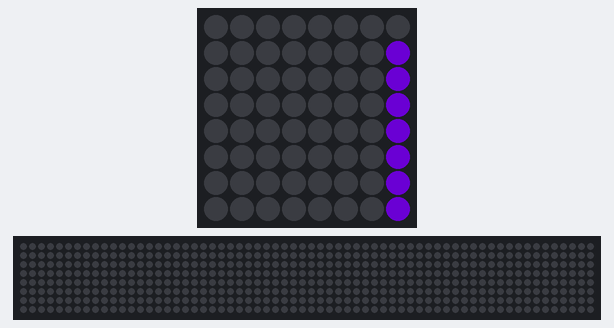
Bench run of a program on a simulated Raspberry Pi (BCM pin numbers) with a Sense HAT. Shown: the Sense HAT's 8×8 RGB LED matrix, a strip that is not on the board, showing the scrolling text unrolled. Dim RGB values are drawn brighter than linear; random numbers come from a fixed seed; the 64×8 strip is a reading aid, not a part: it shows the text the matrix is scrolling, unrolled, one strip-width of it at a time. At 6.8 s the program stops and its outputs stay as they are.

Above: at 0.17 s.
At 0.97 s:
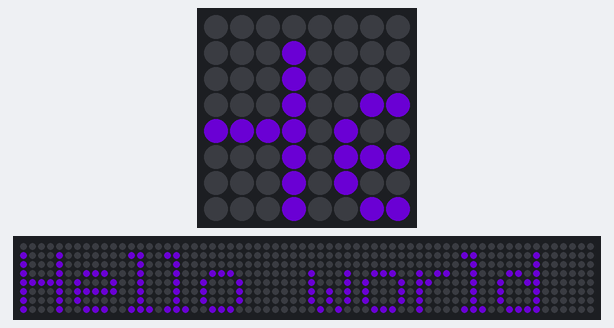
At 1.78 s:
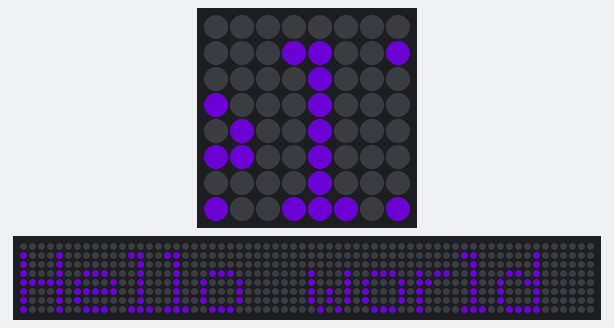
At 3.39 s:
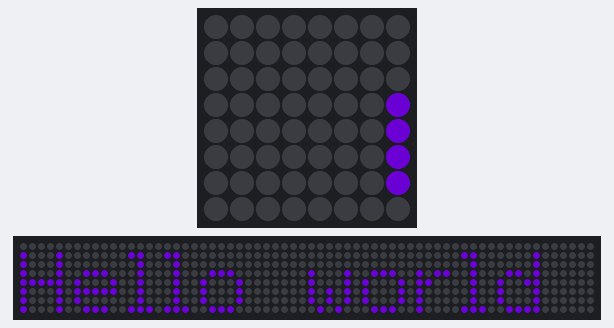
At 5.0 s:
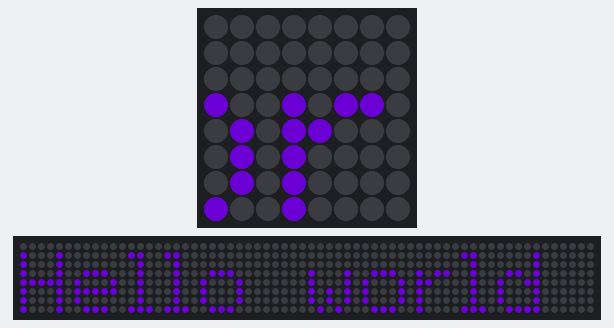
At 6.71 s:
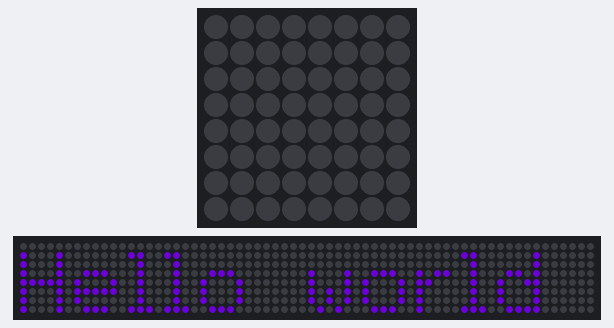

The program:

astropi_color.py
```python
from sense_hat import SenseHat
import random

sense = SenseHat()

random_color = (random.randrange(0, 256), random.randrange(0, 256), random.randrange(0, 256))
sense.show_message("Hello world", text_colour=random_color)
```
